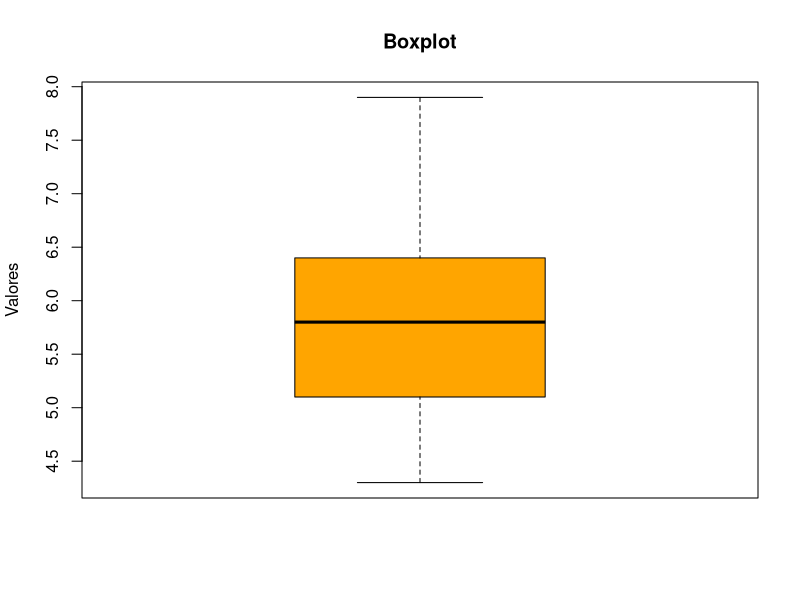

Generate this figure with R:
boxplot(iris$Sepal.Length,
        main = "Boxplot",
        ylab = "Valores",
        col = "orange")

summary(iris$Sepal.Length)
